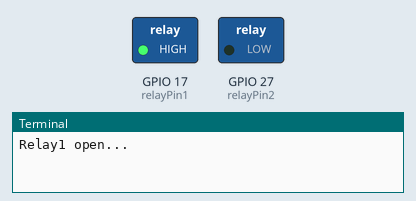
Recording of a program running on a simulated Raspberry Pi (BCM pin numbers). On the bench: switched loads named in the program (green lamp = pin HIGH), the last lines printed to the terminal. At 15.0 s the program stops and its outputs stay as they are.

Above: at 1.0 s.
At 2.2 s:
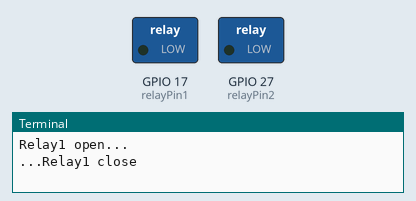
At 3.5 s:
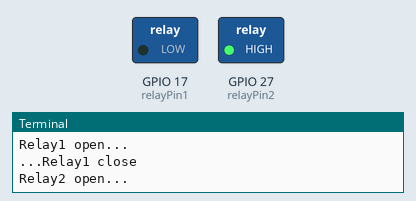
Timing chart, 0 to 6.5 s (numbered marks = the images above):
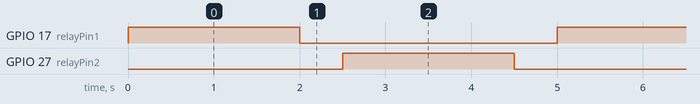

The program:

relay_silinder_feed_back.py
```python
#!/usr/bin/env python3

import RPi.GPIO as GPIO
import time

# Set GPIO17 as control pin
relayPin2 = 27
relayPin1 = 17

# Define a setup function for some setup
def setup():
    # Set the GPIO modes to BCM Numbering
    GPIO.setmode(GPIO.BCM)
    # Set relayPin's mode to output,
    # and initial level to High(3.3v)
    GPIO.setup(relayPin1, GPIO.OUT, initial=GPIO.LOW)
    GPIO.setup(relayPin2, GPIO.OUT, initial=GPIO.LOW)

# Define a main function for main process
def main():

    counter = 0
    max_count = 3

    while counter < max_count:

        print ('Relay1 open...')
        # Tick
        GPIO.output(relayPin1, GPIO.HIGH)
        time.sleep(2)
        print ('...Relay1 close')
        # Tock
        GPIO.output(relayPin1, GPIO.LOW)
        time.sleep(0.5)


        print ('Relay2 open...')
        # Tick
        GPIO.output(relayPin2, GPIO.HIGH)
        time.sleep(2)
        print ('...Relay2 close')
        # Tock
        GPIO.output(relayPin2, GPIO.LOW)
        time.sleep(0.5)

        counter += 1
# Define a destroy function for clean up everything after
# the script finished
def destroy():
    # Turn off LED
    GPIO.output(relayPin, GPIO.HIGH)
    # Release resource
    GPIO.cleanup()

# If run this script directly, do:
if __name__ == '__main__':
    setup()
    try:
        main()
    # When 'Ctrl+C' is pressed, the child program
    # destroy() will be  executed.
    except KeyboardInterrupt:
        destroy()
```

Measured:
- by itself, GPIO 17 (relayPin1), GPIO 27 (relayPin2): alternates HIGH for 2.0 s and LOW for 3.0 s
- by itself, everything shown: repeats every 5.0 s, in 4 steps
